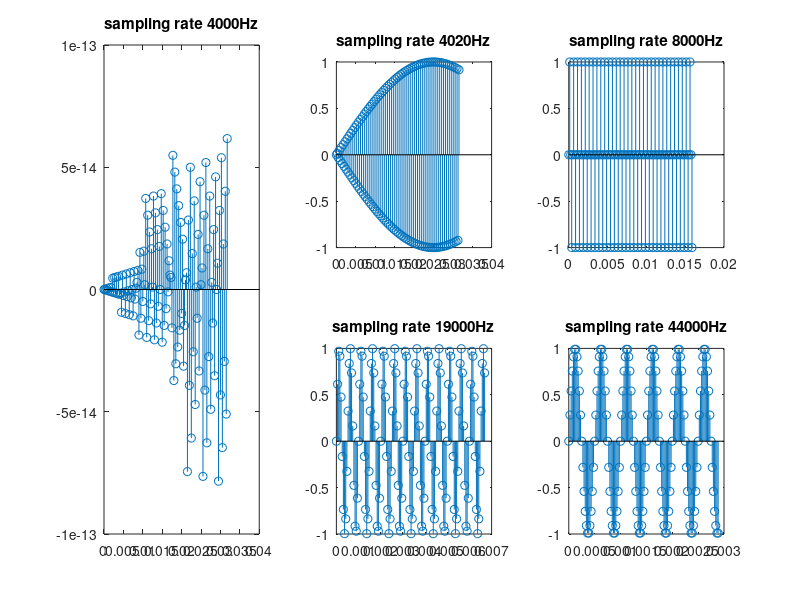

Write the MATLAB code that produced this figure.
%sampling signals of known frequency with known frequency

%sampling frequency
fsa=4000;
fsb=4020;
fsc=8000;
fsd=19000;
fse=44000;

%samples vector
n=[0:127];

%signal frequency
f=2000;

%time vectors
ta=n/fsa;
tb=n/fsb;
tc=n/fsc;
td=n/fsd;
te=n/fse;


%signal model
xa=sin(2*pi*f*ta);
xb=sin(2*pi*f*tb);
xc=sin(2*pi*f*tc);
xd=sin(2*pi*f*td);
xe=sin(2*pi*f*te);

subplot(131)
stem(ta, xa)
title('sampling rate 4000Hz')
subplot(232)
stem(tb, xb)
title('sampling rate 4020Hz')
subplot(233)
stem(tc, xc)
title('sampling rate 8000Hz')
subplot(235)
stem(td, xd)
title('sampling rate 19000Hz')
subplot(236)
stem(te, xe)
title('sampling rate 44000Hz')